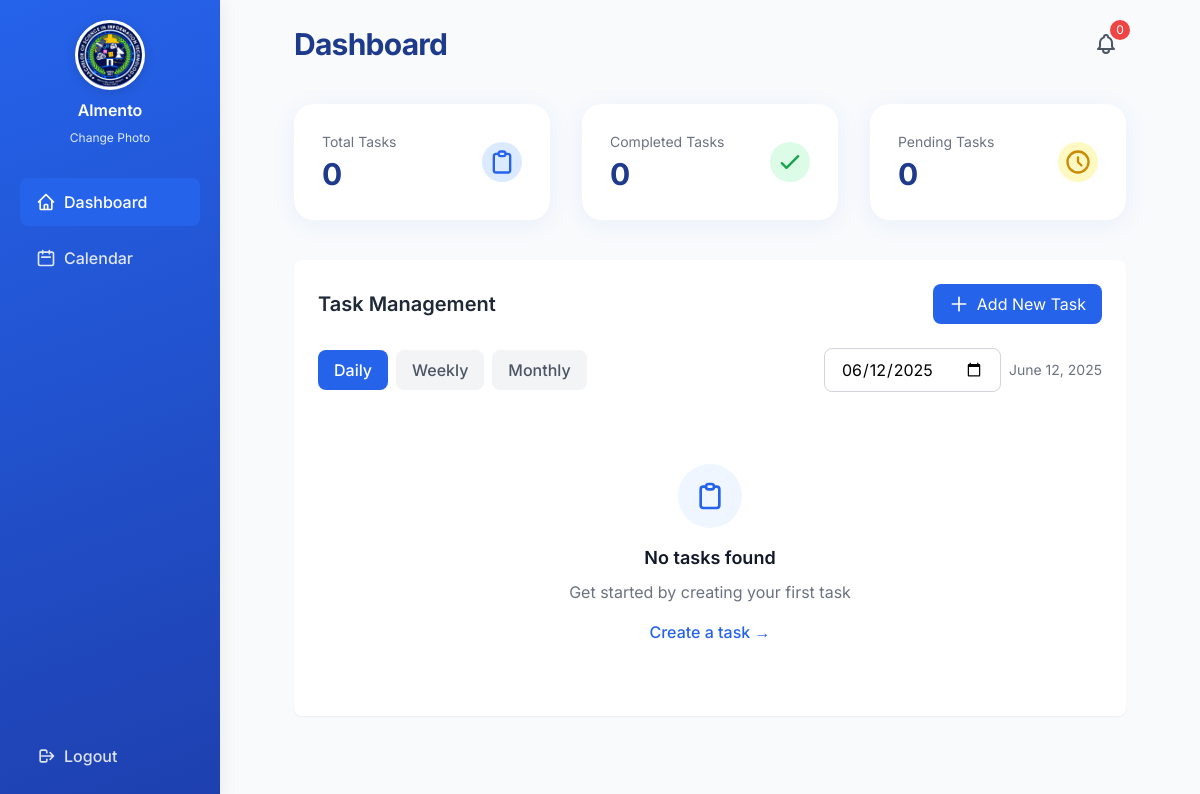
The app's page /dashboard.php (signed in) with its own data.
### tables this page shows
CREATE TABLE `users` (
  `id` int(11) NOT NULL,
  `full_name` varchar(100) NOT NULL,
  `email` varchar(100) NOT NULL,
  `password` varchar(255) NOT NULL,
  `created_at` timestamp NOT NULL DEFAULT current_timestamp(),
  `profile_image` varchar(255) DEFAULT NULL
);

### dashboard.php (the view, shortened to what this page needs)
<?php
require_once 'config/database.php';
$stmtUser = $pdo->prepare("SELECT full_name, profile_image FROM users WHERE id = ?");
$stmtUser->execute([$_SESSION['user_id']]);
$user = $stmtUser->fetch();
$profileImg = $user && $user['profile_image'] ? 'uploads/' . $user['profile_image'] : 'https://ui-avatars.com/api/?name=' . urlencode($user['full_name'] ?? 'User') . '&background=1e40af&color=fff&size=128';
$view_type = isset($_GET['view']) ? $_GET['view'] : 'daily';
$date = isset($_GET['date']) ? $_GET['date'] : date('Y-m-d');
switch ($view_type) {
    default:
        $where_clause = "DATE(scheduled_date) = ?";
        $params = [$date];
}
$stmt = $pdo->prepare("SELECT * FROM tasks WHERE user_id = ? AND $where_clause ORDER BY scheduled_date ASC");
$stmt->execute(array_merge([$_SESSION['user_id']], $params));
$tasks = $stmt->fetchAll();
$stmtTotal = $pdo->prepare("SELECT COUNT(*) FROM tasks WHERE user_id = ?");
$stmtTotal->execute([$_SESSION['user_id']]);
$totalTasks = $stmtTotal->fetchColumn();
$stmtCompleted = $pdo->prepare("SELECT COUNT(*) FROM tasks WHERE user_id = ? AND status = 'completed'");
$stmtCompleted->execute([$_SESSION['user_id']]);
$completedTasks = $stmtCompleted->fetchColumn();
$stmtPendingTasks = $pdo->prepare("
    SELECT title, scheduled_date
    FROM tasks
    WHERE user_id = ?
    AND status = 'pending'
    AND scheduled_date >= CURDATE()
    ORDER BY scheduled_date ASC
    LIMIT 5
");
$stmtPendingTasks->execute([$_SESSION['user_id']]);
$pendingTasks = $stmtPendingTasks->fetchAll();
?>
<!DOCTYPE html>
<html lang="en">
<head>
    <script src="https://cdn.tailwindcss.com"></script>
</head>
<body>
    <div>
        <aside class="sidebar p-5 text-white">
            <div class="flex flex-col items-center mb-8">
                <img src="<?php echo $profileImg; ?>" alt="Profile" class="profile-img mb-2 shadow-lg">
                <div class="font-semibold text-base text-center mb-1"><?php echo htmlspecialchars($user['full_name']); ?></div>
                <form method="POST" enctype="multipart/form-data" class="mt-1 flex flex-col items-center">
                    <label class="text-xs text-blue-100 cursor-pointer hover:underline">
                        Change Photo
                    </label>
                </form>
            </div>
            <nav class="flex-1 space-y-2 w-full">
                <a href="#" class="nav-link active flex items-center px-4 py-3 rounded-lg font-medium">
                    <svg class="w-5 h-5 mr-2" fill="none" stroke="currentColor" viewBox="0 0 24 24"><path stroke-linecap="round" stroke-linejoin="round" stroke-width="2" d="M3 12l2-2m0 0l7-7 7 7M5 10v10a1 1 0 001 1h3m10-11l2 2m-2-2v10a1 1 0 01-1 1h-3m-6 0a1 1 0 001-1v-4a1 1 0 011-1h2a1 1 0 011 1v4a1 1 0 001 1m-6 0h6"></path></svg>
                    Dashboard
                </a>
                <a href="calendar.php" class="nav-link flex items-center px-4 py-3 rounded-lg font-medium">
                    <svg class="w-5 h-5 mr-2" fill="none" stroke="currentColor" viewBox="0 0 24 24"><path stroke-linecap="round" stroke-linejoin="round" stroke-width="2" d="M8 7V3m8 4V3m-9 8h10M5 21h14a2 2 0 002-2V7a2 2 0 00-2-2H5a2 2 0 00-2 2v12a2 2 0 002 2z"></path></svg>
                    Calendar
                </a>
            </nav>
            <a href="logout.php" class="logout nav-link flex items-center px-4 py-3 rounded-lg font-medium mt-10">
                <svg class="w-5 h-5 mr-2" fill="none" stroke="currentColor" viewBox="0 0 24 24"><path stroke-linecap="round" stroke-linejoin="round" stroke-width="2" d="M17 16l4-4m0 0l-4-4m4 4H7m6 4v1a2 2 0 01-2 2H7a2 2 0 01-2-2V7a2 2 0 012-2h4a2 2 0 012 2v1"></path></svg>
                Logout
            </a>
        </aside>
        <main class="main-content min-h-screen bg-[#f8fafc] scrollbar">
            <div class="max-w-4xl mx-auto px-4 sm:px-6 lg:px-8 py-6">
                <div class="flex flex-col sm:flex-row justify-between items-start sm:items-center gap-4 mb-10 relative">
                    <h1 class="text-2xl sm:text-3xl font-bold text-blue-900 tracking-tight">Dashboard</h1>
                    <div class="relative w-full sm:w-auto">
                        <button id="notifBtn" class="p-2 text-gray-600 hover:text-blue-600 focus:outline-none">
                            <span id="notifBadge" class="absolute -top-1 -right-1 bg-red-500 text-white text-xs rounded-full h-5 w-5 flex items-center justify-center">0</span>
                        </button>
                    </div>
                </div>
                <div class="grid grid-cols-1 sm:grid-cols-2 lg:grid-cols-3 gap-4 sm:gap-8 mb-10">
                    <div class="card p-7 flex items-center justify-between">
                        <div>
                            <p class="text-sm text-gray-500 mb-1">Total Tasks</p>
                            <div class="text-3xl font-bold text-blue-900"><?php echo $totalTasks; ?></div>
                        </div>
                        <div class="stat-icon bg-blue-100">
                            <svg class="w-7 h-7 text-blue-600" fill="none" stroke="currentColor" viewBox="0 0 24 24"><path stroke-linecap="round" stroke-linejoin="round" stroke-width="2" d="M9 5H7a2 2 0 00-2 2v12a2 2 0 002 2h10a2 2 0 002-2V7a2 2 0 00-2-2h-2M9 5a2 2 0 002 2h2a2 2 0 002-2M9 5a2 2 0 012-2h2a2 2 0 012 2"></path></svg>
                        </div>
                    </div>
                    <div class="card p-7 flex items-center justify-between">
                        <div>
                            <p class="text-sm text-gray-500 mb-1">Completed Tasks</p>
                            <div class="text-3xl font-bold text-blue-900"><?php echo $completedTasks; ?></div>
                        </div>
                        <div class="stat-icon bg-green-100">
                            <svg class="w-7 h-7 text-green-600" fill="none" stroke="currentColor" viewBox="0 0 24 24"><path stroke-linecap="round" stroke-linejoin="round" stroke-width="2" d="M5 13l4 4L19 7"></path></svg>
                        </div>
                    </div>
                    <div class="card p-7 flex items-center justify-between">
                        <div>
                            <p class="text-sm text-gray-500 mb-1">Pending Tasks</p>
                            <div class="text-3xl font-bold text-blue-900"><?php echo count($pendingTasks); ?></div>
                        </div>
                        <div class="stat-icon bg-yellow-100">
                            <svg class="w-7 h-7 text-yellow-600" fill="none" stroke="currentColor" viewBox="0 0 24 24"><path stroke-linecap="round" stroke-linejoin="round" stroke-width="2" d="M12 8v4l3 3m6-3a9 9 0 11-18 0 9 9 0 0118 0z"></path></svg>
                        </div>
                    </div>
                </div>
                <div class="bg-white rounded-lg shadow-sm p-4 sm:p-6 mb-8">
                    <div class="flex flex-col sm:flex-row justify-between items-start sm:items-center gap-4 mb-6">
                        <h2 class="text-xl font-semibold text-gray-800">Task Management</h2>
                        <button onclick="toggleTaskForm()" class="w-full sm:w-auto bg-blue-600 text-white px-4 py-2 rounded-lg hover:bg-blue-700 transition-colors flex items-center justify-center">
                            <svg class="w-5 h-5 mr-2" fill="none" stroke="currentColor" viewBox="0 0 24 24">
                                <path stroke-linecap="round" stroke-linejoin="round" stroke-width="2" d="M12 4v16m8-8H4"></path>
                            </svg>
                            Add New Task
                        </button>
                    </div>
                    <div class="flex flex-col sm:flex-row flex-wrap items-start sm:items-center justify-between gap-4 mb-6">
                        <div class="flex flex-wrap gap-2">
                            <button onclick="changeView('daily')"
                                    class="px-4 py-2 rounded-lg font-medium transition-colors <?php echo $view_type === 'daily' ? 'bg-blue-600 text-white' : 'bg-gray-100 text-gray-600 hover:bg-gray-200'; ?>">
                                Daily
                            </button>
                            <button onclick="changeView('weekly')"
                                    class="px-4 py-2 rounded-lg font-medium transition-colors <?php echo $view_type === 'weekly' ? 'bg-blue-600 text-white' : 'bg-gray-100 text-gray-600 hover:bg-gray-200'; ?>">
                                Weekly
                            </button>
                            <button onclick="changeView('monthly')"
                                    class="px-4 py-2 rounded-lg font-medium transition-colors <?php echo $view_type === 'monthly' ? 'bg-blue-600 text-white' : 'bg-gray-100 text-gray-600 hover:bg-gray-200'; ?>">
                                Monthly
                            </button>
                        </div>
                        <div class="flex flex-col sm:flex-row items-start sm:items-center gap-2">
                            <input type="date" id="date_picker" value="<?php echo $date; ?>"
                                   class="w-full sm:w-auto px-4 py-2 rounded-lg border border-gray-300 focus:ring-2 focus:ring-blue-500 focus:border-blue-500"
                                   onchange="updateDate(this.value)">
                            <span class="text-sm text-gray-500">
                                <?php
                                if ($view_type === 'daily') {
                                    echo date('F j, Y', strtotime($date));
                                } elseif ($view_type === 'weekly') {
                                    echo date('F j', strtotime($start_date)) . ' - ' . date('F j, Y', strtotime($end_date));
                                } else {
                                    echo date('F Y', strtotime($date));
                                }
                                ?>
                            </span>
                        </div>
                    </div>
                    <div class="grid grid-cols-1 sm:grid-cols-2 lg:grid-cols-3 gap-4 sm:gap-6">
                        <?php if (empty($tasks)): ?>
                            <div class="col-span-full text-center py-12">
                                <div class="w-16 h-16 bg-blue-50 rounded-full flex items-center justify-center mx-auto mb-4">
                                    <svg class="w-8 h-8 text-blue-600" fill="none" stroke="currentColor" viewBox="0 0 24 24">
                                        <path stroke-linecap="round" stroke-linejoin="round" stroke-width="2" d="M9 5H7a2 2 0 00-2 2v12a2 2 0 002 2h10a2 2 0 002-2V7a2 2 0 00-2-2h-2M9 5a2 2 0 002 2h2a2 2 0 002-2M9 5a2 2 0 012-2h2a2 2 0 012 2"></path>
                                    </svg>
                                </div>
                                <h3 class="text-lg font-semibold text-gray-900 mb-2">No tasks found</h3>
                                <p class="text-gray-500 mb-4">Get started by creating your first task</p>
                                <button onclick="toggleTaskForm()" class="text-blue-600 hover:text-blue-700 font-medium">
                                    Create a task →
                                </button>
                            </div>
                        <?php endif; ?>
                    </div>
                </div>
            </div>
        </main>
    </div>
</body>
</html>

### dashboard.php (style rules this page uses)
body { font-family: 'Inter', sans-serif; background: #f4f8fb; }
.sidebar { width: 220px; background: linear-gradient(160deg, #2563eb 0%, #1e40af 100%); min-height: 100vh; display: flex; flex-direction: column; box-shadow: 2px 0 16px #0001; position: fixed; top: 0; left: 0; z-index: 40; transition: transform 0.3s ease-in-out; }
.sidebar .nav-link { color: #fff; opacity: 0.85; transition: 0.2s; }
.sidebar .nav-link.active, .sidebar .nav-link:hover { background: #2563eb; opacity: 1; }
.sidebar .profile-img { width: 70px; height: 70px; border-radius: 50%; object-fit: cover; border: 3px solid #fff; box-shadow: 0 2px 12px #0002; transition: 0.2s; }
.sidebar .logout { margin-top: auto; }
.main-content { padding-left: 220px; min-height: 100vh; background: #f8fafc; }
.card { background: #fff; border-radius: 1.25rem; box-shadow: 0 4px 24px #2563eb11; transition: 0.2s; }
.stat-icon { width: 2.5rem; height: 2.5rem; border-radius: 9999px; display: flex; align-items: center; justify-content: center; }

### records on screen
users: profile_image (picture), full_name "Almento"

### other values on screen
$totalTasks "0"
$completedTasks "0"
count($pendingTasks) "0"
date('F j, Y', strtotime($date)) "June 12, 2025"
